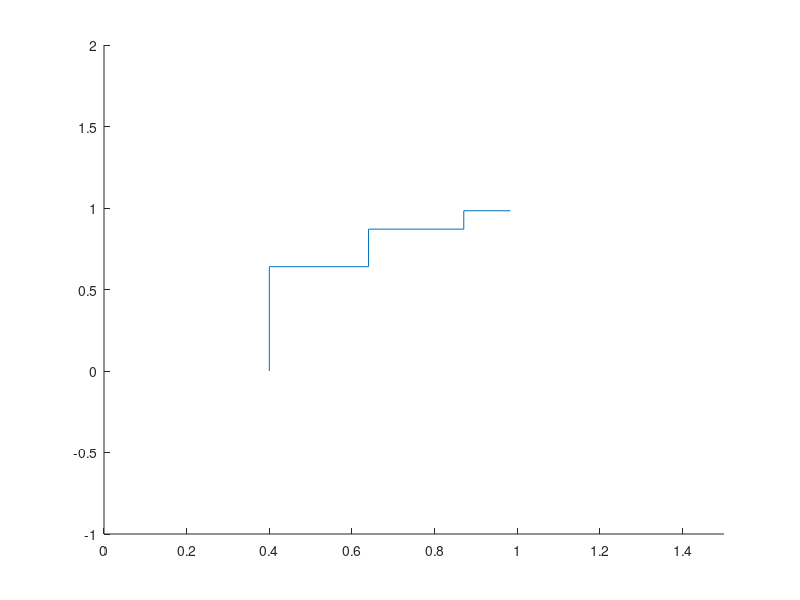

MATLAB code to generate this figure: (Note: this script raises an error after producing the figure.)
clear all
close all

%-----
% graphical depiction of
% fixed-point iterations
% for one equation
%-----

figure(1)
hold on

%---
% choose the case
%---

icase=5;

if(icase==1)
 xmin=0.001; xmax=5.0;
 x=1.5;
 itmax=5;
 length= 0.075;
 axis([xmin,xmax,0,5])
elseif(icase==2)
 xmin=0.0; xmax=1.5;
 x=0.1;
 itmax=5;
 length= 0.025;
elseif(icase==3)
 xmin=-0.5; xmax=2.0;
 x=0.9;
 itmax=5;
 length= 0.075;
 axis([xmin,xmax,-2,4])
elseif(icase==4)
 xmin=0.0; xmax=2.5;
 x=1.0;
 itmax=7;
 length= 0.050;
 axis([0,2,0,2.5])
elseif(icase==5)
 xmin=0; xmax=1.5;
 x=0.4;
 itmax=3;
 length= 0.050;
 axis([xmin,1.5,-1,2.0])
 xmin=0.001; xmax=5.0;
end
%===

i=1;
xplot(i)=x; yplot(i)=0;

%----
for k=1:itmax
%----
 if(icase==1)
  g=log(3)+ 2.0*log(x);
 elseif(icase==2)
  g=exp(-x);
 elseif(icase==3)
  g=-1.8+exp(x);
 elseif(icase==4)
  g=2.0*cos(x);
 elseif(icase==5)
  g=x*(2-x);
 end
%----
 i=i+1;
 xplot(i)=x; yplot(i)=g;
 i=i+1;
 xplot(i)=g; yplot(i)=g;
 x=g;
end
plot(xplot,yplot)

%===
for i=1:2*itmax
%length = 0.10*sqrt((xplot(i)-xplot(i+1))^2+(yplot(i)-yplot(i+1))^2);
 drawarrow(xplot(i),xplot(i+1),yplot(i),yplot(i+1),length);
% plot_arrow(xplot(i),yplot(i),xplot(i+1),yplot(i+1),'linewidth',1);
end
%===

nplt=64;
for j=1:nplt+1
 xgplt(j) = (j-1)*(xmax-xmin)/64+xmin;
 if(icase==1)
 ygplt(j) = log(3)+ 2.0*log(xgplt(j));
 elseif(icase==2)
 ygplt(j) = exp(-xgplt(j));
 elseif(icase==3)
  ygplt(j) = -1.8+exp(xgplt(j));
 elseif(icase==4)
 ygplt(j) = 2.0*cos(xgplt(j));
 elseif(icase==5)
 ygplt(j) = xgplt(j)*(2-xgplt(j));
 end
end
plot(xgplt,ygplt,'--')

%===

xdiag(1)=xmin;ydiag(1)=xmin;
xdiag(2)=xmax;ydiag(2)=xmax;
plot(xdiag,ydiag)

xdiag(1)=xmin;ydiag(1)=0.0;
xdiag(2)=xmax;ydiag(2)=0.0;
plot(xdiag,ydiag)


%=====
xlabel('x','fontsize',15)
ylabel('y','fontsize',15)
set(gca,'fontsize',15)
box on
print -deps foo.eps
%=====
